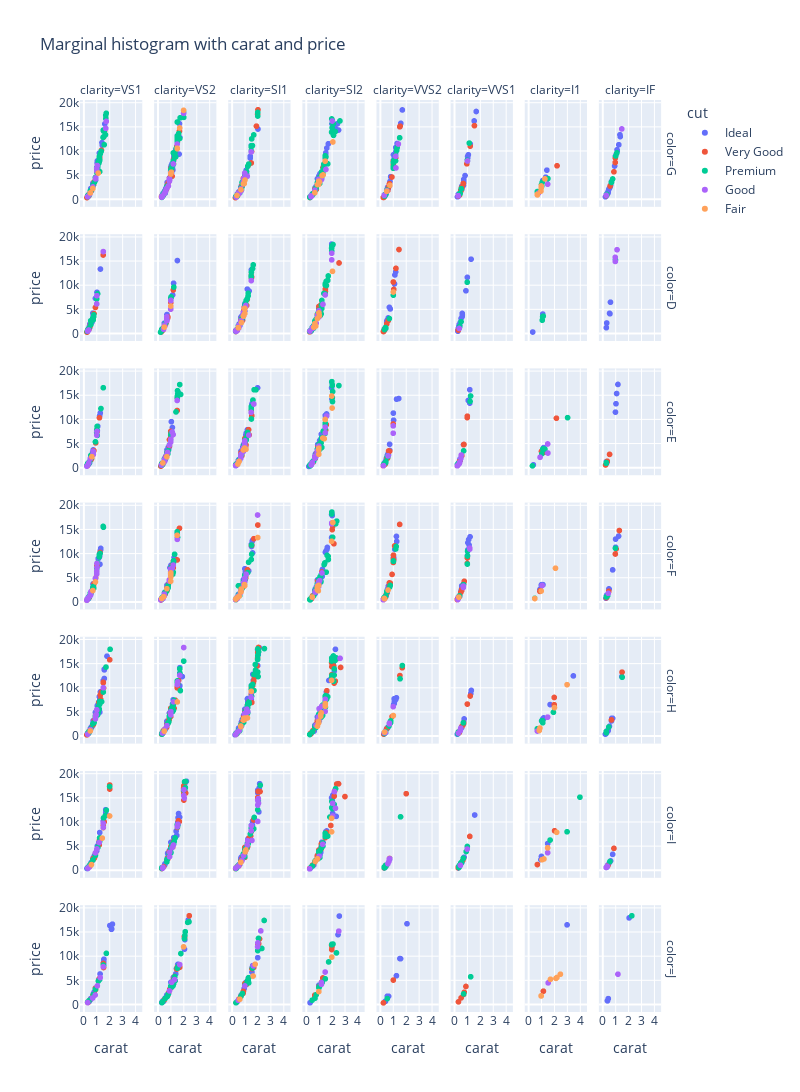

This figure's notebook cell:
### Code cell
# Scatter plot with marginal histogram
fig = px.scatter(df,x ='carat' ,y ='price',
                 marginal_x='histogram',
                 marginal_y='box',
                 color='cut',
                 facet_col='clarity',
                 facet_row='color',
                 title='Marginal histogram with carat and price')
# update figure size
fig.update_layout(height =1200 ,width =800)
fig.show()
